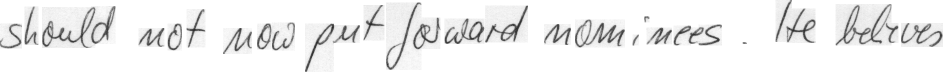
#> input picture Working code/Handwritten Text Detection/data/line/5.png, 1885 x 144 px (shown at 1/2 size)
$ jupyter execute --allow-errors test.ipynb
#> lines starting #> are read from the running program, lines starting #| are printed output that depends on the picture; after the words box and inside, x2 and y2 are one past the last pixel; in counts of white or black regions, pixels touching at a corner belong together
### Working code/Handwritten Text Detection/word_detector/__init__.py
from collections import defaultdict
from dataclasses import dataclass
from typing import List

import cv2
import numpy as np
from sklearn.cluster import DBSCAN


@dataclass
class BBox:
    x: int
    y: int
    w: int
    h: int


@dataclass
class DetectorRes:
    img: np.ndarray
    bbox: BBox


def detect(img: np.ndarray,
           kernel_size: int,
           sigma: float,
           theta: float,
           min_area: int) -> List[DetectorRes]:
    """Scale space technique for word segmentation proposed by R. Manmatha.

    For details see paper http://ciir.cs.umass.edu/pubfiles/mm-27.pdf.

    Args:
        img: A grayscale uint8 image.
        kernel_size: The size of the filter kernel, must be an odd integer.
        sigma: Standard deviation of Gaussian function used for filter kernel.
        theta: Approximated width/height ratio of words, filter function is distorted by this factor.
        min_area: Ignore word candidates smaller than specified area.

    Returns:
        List of DetectorRes instances, each containing the bounding box and the word image.
    """
    assert img.ndim == 2
    assert img.dtype == np.uint8

    # apply filter kernel
    kernel = _compute_kernel(kernel_size, sigma, theta)
    img_filtered = cv2.filter2D(img, -1, kernel, borderType=cv2.BORDER_REPLICATE).astype(np.uint8)
    img_thres = 255 - cv2.threshold(img_filtered, 0, 255, cv2.THRESH_BINARY + cv2.THRESH_OTSU)[1]

    # append components to result
    res = []
    components = cv2.findContours(img_thres, cv2.RETR_LIST, cv2.CHAIN_APPROX_SIMPLE)[0]
    for c in components:
        # skip small word candidates
        if cv2.contourArea(c) < min_area:
            continue
        # append bounding box and image of word to result list
        x, y, w, h = cv2.boundingRect(c)  # bounding box as tuple (x, y, w, h)
        crop = img[y:y + h, x:x + w]
        res.append(DetectorRes(crop, BBox(x, y, w, h)))

    return res


def _compute_kernel(kernel_size: int,
                    sigma: float,
                    theta: float) -> np.ndarray:
    """Compute anisotropic filter kernel."""

    assert kernel_size % 2  # must be odd size

    # create coordinate grid
    half_size = kernel_size // 2
    xs = ys = np.linspace(-half_size, half_size, kernel_size)
    x, y = np.meshgrid(xs, ys)

    # compute sigma values in x and y direction, where theta is roughly the average x/y ratio of words
    sigma_y = sigma
    sigma_x = sigma_y * theta

    # compute terms and combine them
    exp_term = np.exp(-x ** 2 / (2 * sigma_x) - y ** 2 / (2 * sigma_y))
    x_term = (x ** 2 - sigma_x ** 2) / (2 * np.math.pi * sigma_x ** 5 * sigma_y)
    y_term = (y ** 2 - sigma_y ** 2) / (2 * np.math.pi * sigma_y ** 5 * sigma_x)
    kernel = (x_term + y_term) * exp_term

    # normalize and return kernel
    kernel = kernel / np.sum(kernel)
    return kernel


def prepare_img(img: np.ndarray,
                height: int) -> np.ndarray:
    """Convert image to grayscale image (if needed) and resize to given height."""
    assert img.ndim in (2, 3)
    assert height > 0
    assert img.dtype == np.uint8
    if img.ndim == 3:
        img = cv2.cvtColor(img, cv2.COLOR_BGR2GRAY)
    h = img.shape[0]
    factor = height / h
    return cv2.resize(img, dsize=None, fx=factor, fy=factor)


# [47 lines left out: functions _cluster_lines, sort_multiline, not called in this run]


def sort_line(detections: List[DetectorRes]) -> List[List[DetectorRes]]:
    """Sort the list of detections according to x-coordinates of word centers."""
    return [sorted(detections, key=lambda det: det.bbox.x + det.bbox.w / 2)]

### Working code/Handwritten Text Detection/test.ipynb
[cell 1]
from word_detector import prepare_img, detect, sort_line
import matplotlib.pyplot as plt
import cv2

# (1) prepare image:
# (1a) convert to grayscale
# (1b) scale to specified height because algorithm is not scale-invariant
img = prepare_img(cv2.imread('data/line/5.png'), 50)
#> in prepare_img, `return cv2.resize(img, dsize=None, fx=factor, fy=factor)`:
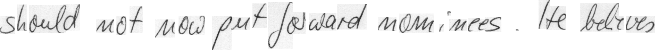
#> returned value: shape (50, 655); min 43, max 255, mean 238.2

# (2) detect words in image
detections = detect(img,
                    kernel_size=25,
                    sigma=11,
                    theta=7,
                    min_area=100)
#> in detect, `img_filtered = cv2.filter2D(img, -1, kernel, borderType=cv2.BORDER_REP..`:
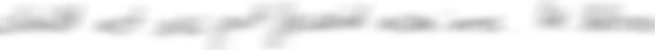
#> img_filtered: shape (50, 655); min 177, max 255, mean 238.2
#> in detect, `img_thres = 255 - cv2.threshold(img_filtered, 0, 255, cv2.THRESH_BINAR..`:
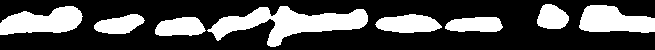
#> img_thres: shape (50, 655); 29.9% white; 8 white regions
#> in detect, `components = cv2.findContours(img_thres, cv2.RETR_LIST, cv2.CHAIN_APPR..`: components = 8 contours; box (x1, y1, x2, y2) and area: (207, 6, 368, 47) 2735, (0, 6, 83, 35) 1517, (579, 5, 655, 33) 1442, (375, 14, 442, 33) 870, (155, 17, 206, 36) 704, (445, 17, 503, 32) 663, (94, 14, 145, 34) 629, (537, 4, 569, 29) 566
#> the loop in detect, `for c in components:` made 8 passes
#> (x, y, w, h) on passes 1 to 8: (445, 17, 58, 15), (155, 17, 51, 19), (375, 14, 67, 19), (94, 14, 51, 20), (207, 6, 161, 41), (0, 6, 83, 29), (579, 5, 76, 28), (537, 4, 32, 25)
#> after the loop in detect, `for c in components:`:
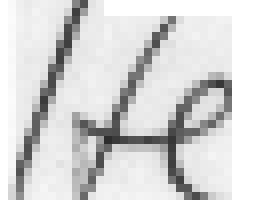
#> crop: shape (25, 32) (shown 8 times larger); min 45, max 255, mean 213
#> after the loop in detect, `for c in components:`: res = 8 items
#> detections = 8 items

# (3) sort words in line
line = sort_line(detections)[0]
#> line = 8 items

# (4) show word images
plt.subplot(len(line), 1, 1)
plt.imshow(img, cmap='gray')
#> (the rest of this cell did not finish here and is left out)

$ run again, with Working code/Handwritten Text Detection/data/line/1.png copied over Working code/Handwritten Text Detection/data/line/5.png
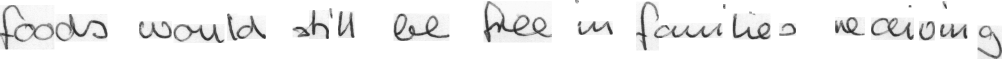
#> input picture Working code/Handwritten Text Detection/data/line/1.png, 2004 x 117 px (shown at 1/2 size)
#> in detect, `img_thres = 255 - cv2.threshold(img_filtered, 0, 255, cv2.THRESH_BINAR..`:
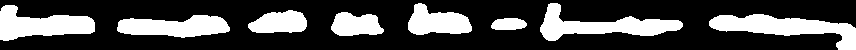
#> img_thres: shape (50, 856); 28.3% white; 8 white regions
#> components = 8 contours; box (x1, y1, x2, y2) and area: (709, 14, 856, 50) 2219, (540, 3, 683, 41) 2052, (0, 5, 95, 41) 1886, (117, 15, 230, 38) 1688, (408, 3, 472, 35) 1261, (248, 10, 307, 33) 964, (331, 12, 384, 36) 898, (491, 18, 527, 30) 318
#> the loop in detect, `for c in components:` made 8 passes
#> (x, y, w, h) on passes 1 to 8: (491, 18, 36, 12), (117, 15, 113, 23), (709, 14, 147, 36), (331, 12, 53, 24), (248, 10, 59, 23), (0, 5, 95, 36), (540, 3, 143, 38), (408, 3, 64, 32)
#> after the loop in detect, `for c in components:`:
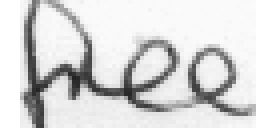
#> crop: shape (32, 64) (shown 4 times larger); min 36, max 255, mean 213.4
#> after the loop in detect, `for c in components:`: res = 8 items

$ run again, with Working code/Handwritten Text Detection/data/line/2.png copied over Working code/Handwritten Text Detection/data/line/5.png
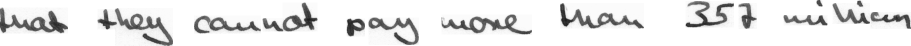
#> input picture Working code/Handwritten Text Detection/data/line/2.png, 1822 x 91 px (shown at 1/2 size)
#> in detect, `img_thres = 255 - cv2.threshold(img_filtered, 0, 255, cv2.THRESH_BINAR..`:
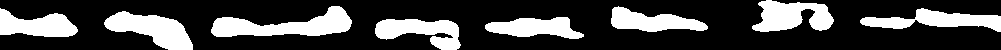
#> img_thres: shape (50, 1001); 26.7% white; 8 white regions
#> components = 8 contours; box (x1, y1, x2, y2) and area: (211, 6, 352, 37) 2094, (104, 11, 193, 50) 1792, (752, 0, 834, 32) 1611, (860, 8, 1001, 32) 1502, (375, 19, 461, 50) 1452, (0, 8, 78, 37) 1354, (611, 6, 708, 32) 1326, (485, 17, 584, 39) 1290
#> the loop in detect, `for c in components:` made 8 passes
#> (x, y, w, h) on passes 1 to 8: (375, 19, 86, 31), (485, 17, 99, 22), (104, 11, 89, 39), (860, 8, 141, 24), (0, 8, 78, 29), (611, 6, 97, 26), (211, 6, 141, 31), (752, 0, 82, 32)
#> after the loop in detect, `for c in components:`:
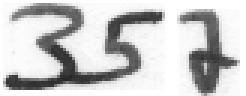
#> crop: shape (32, 82) (shown 3 times larger); min 38, max 255, mean 201.4
#> after the loop in detect, `for c in components:`: res = 8 items
